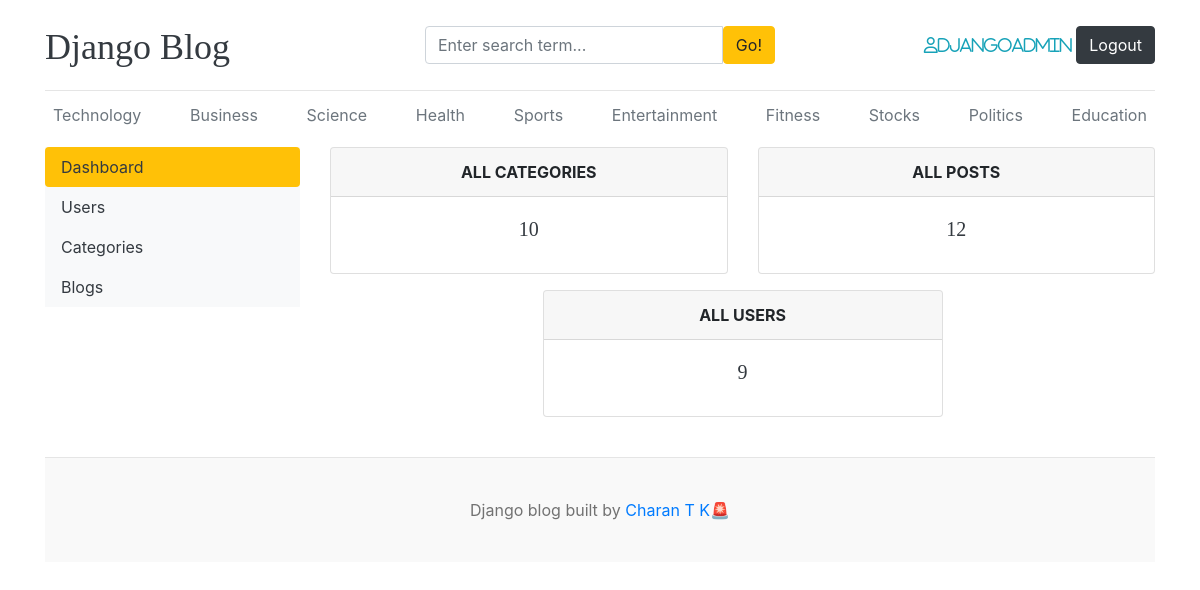
The page /dashboard/ (signed in) on the database its author committed.
### blogs/models.py (models this page shows)
class Category(models.Model):
  category_name = models.CharField(max_length = 50, unique=True)
  created_at=models.DateTimeField(auto_now_add=True)
  updated_at=models.DateTimeField(auto_now=True)
  class Meta:
    verbose_name_plural = "Categories"
  def __str__(self):
    return self.category_name

### dashboards/views.py (the view)
# urls.py: path('dashboard/', include('dashboards.urls')),
@login_required(login_url='login')
@permission_required("blogs.view_category", raise_exception=True)
def dashboard(request):
  category_count = Category.objects.all().count()
  blogs_count = Blog.objects.all().count()
  user_count = User.objects.all().count
  context = {
    'category_count':category_count,
    'blogs_count':blogs_count,
    'user_count':user_count,
  }
  return render(request, 'dashboard/dashboard.html', context)

### blog_main/context_processors.py (called while the page is built)
def get_categories(request):
  categories = Category.objects.all().order_by('-created_at')
  return dict(categories=categories)

def get_social_links(request):
  social_links = SocialLink.objects.all()
  return dict(social_links=social_links)

def debug_mode(request):
  debug = settings.DEBUG
  return dict(debug=debug)

### templates/dashboard/dashboard.html (shortened to what this page needs)
{% extends 'base.html' %}
{% block content %}
<div class="row">
  {% include 'dashboard/sidebar.html' %}
   <div class="col">
    <div class="row">
      <div class="col">
        <div class="card border-default mb-3">
          <div class="card-header text-center text-uppercase font-weight-bold">All Categories</div>
          <div class="card-body text-dark">
            <h5 class="card-title text-center">{{category_count}}</h5>
          </div>
        </div>
      </div>
      <div class="col">
        <div class="card border-default mb-3">
          <div class="card-header text-center text-uppercase font-weight-bold">All Posts</div>
          <div class="card-body text-dark">
            <h5 class="card-title text-center">{{blogs_count}}</h5>
          </div>
        </div>
      </div>
      </div>
      <div class="col">
        <div class="card border-default mb-3 mx-auto" style="max-width: 400px;">
          <div class="card-header text-center text-uppercase font-weight-bold ">All Users</div>
          <div class="card-body text-dark">
            <h5 class="card-title text-center">{{user_count}}</h5>
          </div>
        </div>
      </div>
   </div>
</div>
{% endblock %}

### templates/base.html (shortened to what this page needs)
{% load static %}
<!DOCTYPE html>
<html lang="en">
  <head>
    <link
      href="https://getbootstrap.com/docs/4.0/dist/css/bootstrap.min.css"
      rel="stylesheet"
    />
    <link rel="stylesheet" href="{% static 'css/blog.css' %}">
    <link rel="stylesheet" href="{% static 'css/hovergrow.css' %}">
    <link rel="stylesheet" href="{% static 'css/scrollmobilebanner.css' %}">
    <link rel="stylesheet" href="https://cdnjs.cloudflare.com/ajax/libs/font-awesome/6.5.2/css/all.min.css" />
  </head>
  <body>
    <div class="container" {% if not debug %}style="margin-top: 30px;"{% endif %}>
      <header class="d-none d-sm-block blog-header py-3">
        <div class="row flex-nowrap justify-content-between align-items-center ">
          <div class="col-4 pt-1">
            <a class="blog-header-logo text-dark" href="/">Django Blog</a>
          </div>
          <div class="col-4">
            <form action="{% url 'search' %}" method="GET">
               <div class="input-group">
                  <input class="form-control" type="text" name="keyword" value="{{keyword}}" placeholder="Enter search term..." aria-label="Enter search term..." aria-describedby="button-search" />
                  <button type="submit" class="btn btn-warning" id="button-search" type="button">Go!</button>
                </div>
            </form>
          </div>
          <div class="col-4 d-flex justify-content-end align-items-center">
            {% if not user.is_authenticated %}
            <a class="btn btn-sm btn-warning" href="{% url 'login' %}">Login</a> &nbsp;
            <a class="btn btn-sm btn-outline-secondary" href="{% url 'register' %}">Register</a>
            {% else %}
            <span><i class="fa-regular fa-user text-info">{{user}}</i></span>&nbsp;
            <a href="{% url 'logout' %}" class="btn btn-dark">Logout</a>
            {% endif %}
          </div>
        </div>
      </header>
      <div class="nav-scroller py-1 mb-2 ">
        <nav class="nav d-flex justify-content-between">
          {% for cat in categories %}
            <a class="p-2 text-muted" href="{% url 'posts_by_category' cat.id %}">{{cat}}</a>
          {% endfor %}
        </nav>
      </div>
{% block content %}
{% endblock %}
 <footer class="blog-footer mt-4">
      <p>Django blog built by <a href="https://www.linkedin.com/in/charan-t-k-1409322a1">Charan T K🚨</a></p>
    </footer>
    </div>
  </body>
</html>

### blog_main/static/css/blog.css (style rules this page uses)
.blog-header { border-bottom: 1px solid #e5e5e5; }
.blog-header-logo { font-family: "Playfair Display", Georgia, "Times New Roman", serif; font-size: 2.25rem; }
h1, h2, h3, h4, h5, h6 { font-family: "Playfair Display", Georgia, "Times New Roman", serif; }
.blog-footer { padding: 2.5rem 0; color: #727272; text-align: center; background-color: #f9f9f9; border-top: .05rem solid #e5e5e5; }
.blog-footer p:last-child { margin-bottom: 0; }

### rows shown on the page
Category: category_name "Technology"
Category: category_name "Business"
Category: category_name "Science"
Category: category_name "Health"
Category: category_name "Sports"
Category: category_name "Entertainment"
Category: category_name "Fitness"
Category: category_name "Stocks"
Category: category_name "Politics"
Category: category_name "Education"

### other values the page prints
{{ user }} "djangoadmin"
{{ category_count }} "10"
{{ blogs_count }} "12"
{{ user_count }} "9"
